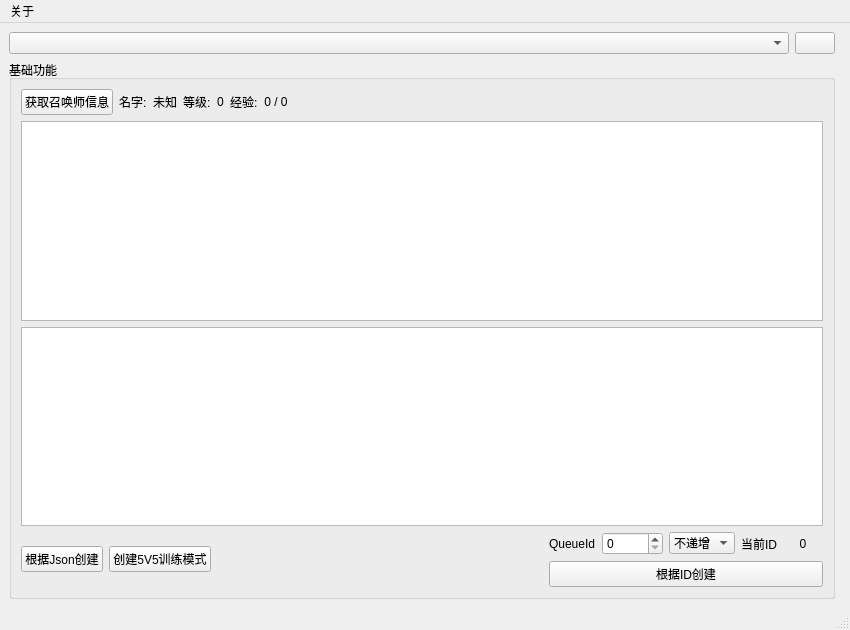
<?xml version="1.0" encoding="UTF-8"?>
<ui version="4.0">
 <class>MainWindow</class>
 <widget class="QMainWindow" name="MainWindow">
  <property name="geometry">
   <rect>
    <x>0</x>
    <y>0</y>
    <width>850</width>
    <height>630</height>
   </rect>
  </property>
  <property name="windowTitle">
   <string>MainWindow</string>
  </property>
  <widget class="QWidget" name="centralwidget">
   <layout class="QHBoxLayout" name="horizontalLayout_5">
    <item>
     <layout class="QVBoxLayout" name="verticalLayout_2">
      <item>
       <layout class="QHBoxLayout" name="horizontalLayout">
        <item>
         <widget class="QComboBox" name="cbox_paths"/>
        </item>
        <item>
         <widget class="QPushButton" name="btn_refresh">
          <property name="sizePolicy">
           <sizepolicy hsizetype="Fixed" vsizetype="Fixed">
            <horstretch>0</horstretch>
            <verstretch>0</verstretch>
           </sizepolicy>
          </property>
          <property name="text">
           <string/>
          </property>
         </widget>
        </item>
       </layout>
      </item>
      <item>
       <widget class="QGroupBox" name="gbox">
        <property name="title">
         <string>基础功能</string>
        </property>
        <layout class="QVBoxLayout" name="verticalLayout">
         <item>
          <layout class="QHBoxLayout" name="horizontalLayout_3">
           <item>
            <widget class="QPushButton" name="btn_getSummonerInfo">
             <property name="text">
              <string>获取召唤师信息</string>
             </property>
            </widget>
           </item>
           <item>
            <widget class="QLabel" name="lbl_title_name">
             <property name="text">
              <string>名字:</string>
             </property>
            </widget>
           </item>
           <item>
            <widget class="QLabel" name="lbl_name">
             <property name="text">
              <string>未知</string>
             </property>
             <property name="alignment">
              <set>Qt::AlignCenter</set>
             </property>
            </widget>
           </item>
           <item>
            <widget class="QLabel" name="lbl_title_level">
             <property name="text">
              <string>等级:</string>
             </property>
            </widget>
           </item>
           <item>
            <widget class="QLabel" name="lbl_level">
             <property name="text">
              <string>0</string>
             </property>
             <property name="alignment">
              <set>Qt::AlignCenter</set>
             </property>
            </widget>
           </item>
           <item>
            <widget class="QLabel" name="lbl_title_xp">
             <property name="text">
              <string>经验:</string>
             </property>
            </widget>
           </item>
           <item>
            <widget class="QLabel" name="lbl_xp">
             <property name="text">
              <string>0 / 0</string>
             </property>
             <property name="alignment">
              <set>Qt::AlignCenter</set>
             </property>
            </widget>
           </item>
           <item>
            <spacer name="horizontalSpacer">
             <property name="orientation">
              <enum>Qt::Horizontal</enum>
             </property>
             <property name="sizeHint" stdset="0">
              <size>
               <width>40</width>
               <height>20</height>
              </size>
             </property>
            </spacer>
           </item>
          </layout>
         </item>
         <item>
          <widget class="QPlainTextEdit" name="textEdit_json"/>
         </item>
         <item>
          <widget class="QPlainTextEdit" name="textEdit_result">
           <property name="readOnly">
            <bool>true</bool>
           </property>
          </widget>
         </item>
         <item>
          <layout class="QHBoxLayout" name="horizontalLayout_2">
           <item>
            <widget class="QPushButton" name="btn_createFromJson">
             <property name="text">
              <string>根据Json创建</string>
             </property>
            </widget>
           </item>
           <item>
            <widget class="QPushButton" name="btn_create5V5Tutorial">
             <property name="text">
              <string>创建5V5训练模式</string>
             </property>
            </widget>
           </item>
           <item>
            <spacer name="horizontalSpacer_2">
             <property name="orientation">
              <enum>Qt::Horizontal</enum>
             </property>
             <property name="sizeHint" stdset="0">
              <size>
               <width>40</width>
               <height>20</height>
              </size>
             </property>
            </spacer>
           </item>
           <item>
            <layout class="QGridLayout" name="gridLayout">
             <item row="0" column="1" colspan="2">
              <widget class="QSpinBox" name="sbox_queueId">
               <property name="maximum">
                <number>10000</number>
               </property>
              </widget>
             </item>
             <item row="0" column="3">
              <widget class="QComboBox" name="cbox_increment">
               <item>
                <property name="text">
                 <string>不递增</string>
                </property>
               </item>
               <item>
                <property name="text">
                 <string>+1</string>
                </property>
               </item>
               <item>
                <property name="text">
                 <string>+10</string>
                </property>
               </item>
              </widget>
             </item>
             <item row="0" column="5">
              <widget class="QLabel" name="lbl_currentId">
               <property name="minimumSize">
                <size>
                 <width>40</width>
                 <height>0</height>
                </size>
               </property>
               <property name="text">
                <string>0</string>
               </property>
               <property name="alignment">
                <set>Qt::AlignCenter</set>
               </property>
              </widget>
             </item>
             <item row="0" column="4">
              <widget class="QLabel" name="lbl_title_currentId">
               <property name="text">
                <string>当前ID</string>
               </property>
              </widget>
             </item>
             <item row="0" column="0">
              <widget class="QLabel" name="lbl_title_queueId">
               <property name="text">
                <string>QueueId</string>
               </property>
              </widget>
             </item>
             <item row="1" column="0" colspan="6">
              <widget class="QPushButton" name="btn_createFromQueueId">
               <property name="text">
                <string>根据ID创建</string>
               </property>
              </widget>
             </item>
            </layout>
           </item>
          </layout>
         </item>
        </layout>
       </widget>
      </item>
     </layout>
    </item>
    <item>
     <widget class="QWidget" name="widget_queues" native="true"/>
    </item>
   </layout>
  </widget>
  <widget class="QMenuBar" name="menubar">
   <property name="geometry">
    <rect>
     <x>0</x>
     <y>0</y>
     <width>850</width>
     <height>23</height>
    </rect>
   </property>
   <widget class="QMenu" name="menu">
    <property name="title">
     <string>关于</string>
    </property>
    <addaction name="action_setUID"/>
    <addaction name="separator"/>
    <addaction name="action_about"/>
   </widget>
   <addaction name="menu"/>
  </widget>
  <widget class="QStatusBar" name="statusbar"/>
  <action name="action_setUID">
   <property name="text">
    <string>输入UID</string>
   </property>
  </action>
  <action name="action_about">
   <property name="text">
    <string>关于</string>
   </property>
  </action>
 </widget>
 <resources/>
 <connections/>
</ui>
